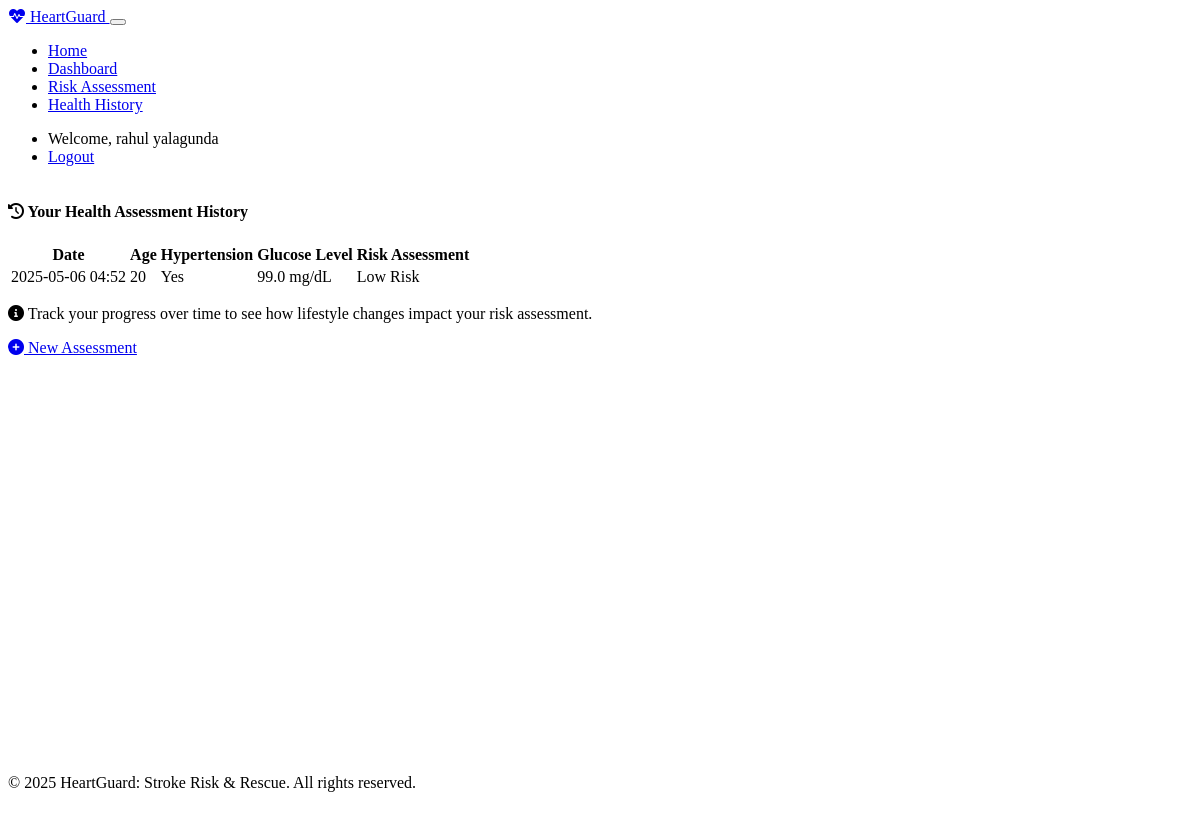
Screenshot of /user/history (signed in) with the database file from the repository.
### models.py (models this page shows, shortened)
class User(UserMixin, db.Model):
    id = db.Column(db.Integer, primary_key=True)
    email = db.Column(db.String(120), unique=True, nullable=False)
    password_hash = db.Column(db.String(256), nullable=False)
    name = db.Column(db.String(100), nullable=False)
    location = db.Column(db.String(100), nullable=False)
    created_at = db.Column(db.DateTime, default=datetime.utcnow)

class HealthRecord(db.Model):
    id = db.Column(db.Integer, primary_key=True)
    user_id = db.Column(db.Integer, db.ForeignKey('user.id'), nullable=False)
    gender = db.Column(db.String(10), nullable=True)
    age = db.Column(db.Integer, nullable=False)
    ever_married = db.Column(db.String(3), nullable=True)
    residence_type = db.Column(db.String(10), nullable=True)
    work_type = db.Column(db.String(20), nullable=True)
    hypertension = db.Column(db.Boolean, nullable=False)
    heart_disease = db.Column(db.Boolean, nullable=True)
    smoking_status = db.Column(db.String(20), nullable=True)
    glucose_level = db.Column(db.Float, nullable=False)
    bmi = db.Column(db.Float, nullable=True)
    chest_pain_type = db.Column(db.String(30), nullable=True)
    resting_bp = db.Column(db.Integer, nullable=True)
    cholesterol = db.Column(db.Integer, nullable=True)
    fasting_blood_sugar = db.Column(db.Boolean, nullable=True)
    ecg_results = db.Column(db.String(30), nullable=True)
    max_heart_rate = db.Column(db.Integer, nullable=True)
    exercise_angina = db.Column(db.Boolean, nullable=True)
    oldpeak = db.Column(db.Float, nullable=True)
    risk_prediction = db.Column(db.String(20), nullable=False)
    recommendations = db.Column(db.Text, nullable=True)
    created_at = db.Column(db.DateTime, default=datetime.utcnow)
    user = db.relationship('User', backref=db.backref('health_records', lazy=True))

### routes.py (the view)
@app.route('/user/history')
@login_required
def user_history():
    if session.get('user_type') != 'user':
        flash('Please login to access this page', 'warning')
        return redirect(url_for('login'))
    user_id = session.get('user_id')
    health_records = HealthRecord.query.filter_by(user_id=user_id).order_by(HealthRecord.created_at.desc()).all()
    return render_template('user_history.html', health_records=health_records)

### app.py (called while the page is built)
@login_manager.user_loader
def load_user(user_id):
    from models import User, Doctor
    user = User.query.get(int(user_id))
    if user:
        return user
    return Doctor.query.get(int(user_id))

### templates/user_history.html
{% extends 'base.html' %}
{% block content %}
<div class="row justify-content-center">
    <div class="col-md-10">
        <div class="card shadow-sm">
            <div class="card-header bg-primary text-white">
                <h4 class="mb-0">
                    <i class="fas fa-history me-2"></i>
                    Your Health Assessment History
                </h4>
            </div>
            <div class="card-body">
                {% if health_records %}
                <div class="table-responsive">
                    <table class="table table-striped">
                        <thead>
                            <tr>
                                <th>Date</th>
                                <th>Age</th>
                                <th>Hypertension</th>
                                <th>Glucose Level</th>
                                <th>Risk Assessment</th>
                            </tr>
                        </thead>
                        <tbody>
                            {% for record in health_records %}
                            <tr>
                                <td>{{ record.created_at.strftime('%Y-%m-%d %H:%M') }}</td>
                                <td>{{ record.age }}</td>
                                <td>{{ "Yes" if record.hypertension else "No" }}</td>
                                <td>{{ record.glucose_level }} mg/dL</td>
                                <td>
                                    <span class="badge rounded-pill bg-{{ 'danger' if record.risk_prediction == 'High Risk' else 'success' }}">
                                        {{ record.risk_prediction }}
                                    </span>
                                </td>
                            </tr>
                            {% endfor %}
                        </tbody>
                    </table>
                </div>
                <div class="mt-3">
                    <p class="text-muted">
                        <i class="fas fa-info-circle me-1"></i>
                        Track your progress over time to see how lifestyle changes impact your risk assessment.
                    </p>
                </div>
                {% else %}
                <div class="alert alert-info">
                    <i class="fas fa-info-circle me-2"></i>
                    You haven't completed any health assessments yet.
                    <a href="{{ url_for('prediction_form') }}" class="alert-link">Take your first assessment now</a>.
                </div>
                {% endif %}
            </div>
            <div class="card-footer text-center">
                <a href="{{ url_for('prediction_form') }}" class="btn btn-primary">
                    <i class="fas fa-plus-circle me-2"></i>
                    New Assessment
                </a>
            </div>
        </div>
    </div>
</div>
{% endblock %}

### templates/base.html (shortened to what this page needs)
<!DOCTYPE html>
<html lang="en" data-bs-theme="dark">
<head>
    <link href="https://cdn.replit.com/agent/bootstrap-agent-dark-theme.min.css" rel="stylesheet">
    <link rel="stylesheet" href="{{ url_for('static', filename='css/styles.css') }}">
    <link rel="stylesheet" href="https://cdnjs.cloudflare.com/ajax/libs/font-awesome/6.0.0/css/all.min.css">
</head>
<body>
    <nav class="navbar navbar-expand-lg navbar-dark bg-dark">
        <div class="container">
            <a class="navbar-brand" href="{{ url_for('index') }}">
                <i class="fas fa-heartbeat text-danger me-2"></i>
                HeartGuard
            </a>
            <button class="navbar-toggler" type="button" data-bs-toggle="collapse" data-bs-target="#navbarNav"
                    aria-controls="navbarNav" aria-expanded="false" aria-label="Toggle navigation">
            </button>
            <div class="collapse navbar-collapse" id="navbarNav">
                <ul class="navbar-nav me-auto">
                    <li class="nav-item">
                        <a class="nav-link" href="{{ url_for('index') }}">Home</a>
                    </li>
                    {% if session.get('user_id') and session.get('user_type') == 'user' %}
                    <li class="nav-item">
                        <a class="nav-link" href="{{ url_for('user_dashboard') }}">Dashboard</a>
                    </li>
                    <li class="nav-item">
                        <a class="nav-link" href="{{ url_for('prediction_form') }}">Risk Assessment</a>
                    </li>
                    <li class="nav-item">
                        <a class="nav-link" href="{{ url_for('user_history') }}">Health History</a>
                    </li>
                    {% endif %}
                </ul>
                <ul class="navbar-nav">
                    {% if session.get('user_id') %}
                    <li class="nav-item">
                        <span class="nav-link text-light">
                            Welcome, {{ session.get('user_name', '') }}
                        </span>
                    </li>
                    <li class="nav-item">
                        <a class="nav-link" href="{{ url_for('logout') }}">Logout</a>
                    </li>
                    {% endif %}
                </ul>
            </div>
        </div>
    </nav>
    <main class="container my-4">
        {% block content %}{% endblock %}
    </main>
    <footer class="footer py-4 bg-dark text-light mt-5">
        <div class="container text-center">
            <p>&copy; 2025 HeartGuard: Stroke Risk & Rescue. All rights reserved.</p>
        </div>
    </footer>
</body>
</html>

### static/css/styles.css (style rules this page uses)
body { min-height: 100vh; display: flex; flex-direction: column; }
main { flex: 1; }
.card { border-radius: 10px; overflow: hidden; margin-bottom: 20px; }
.card-header { font-weight: 500; }
.footer { margin-top: auto; }

### rows the page displays
User: get "rahul yalagunda"
HealthRecord: created_at "2025-05-06 04:52", age "20", hypertension "Yes", glucose_level "99.0", risk_prediction "Low Risk"
